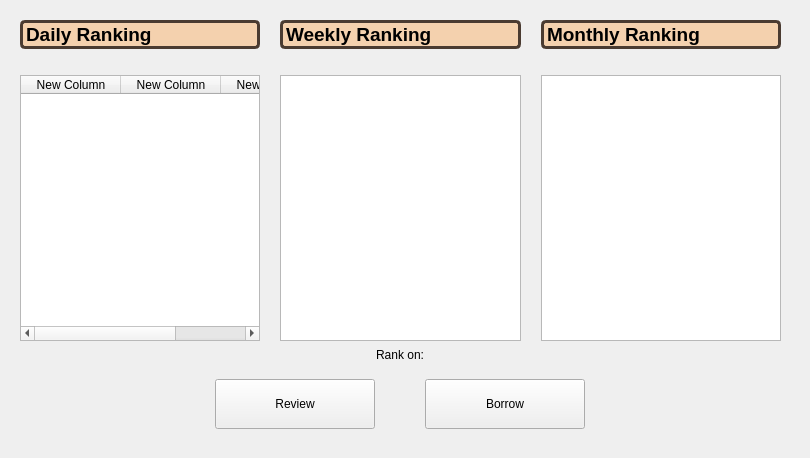
      <widget class="QWidget" name="rankings_tab">
       <attribute name="title">
        <string>Rankings</string>
       </attribute>
       <widget class="QWidget" name="gridLayoutWidget">
        <property name="geometry">
         <rect>
          <x>0</x>
          <y>0</y>
          <width>801</width>
          <height>341</height>
         </rect>
        </property>
        <layout class="QGridLayout" name="gridLayout" columnstretch="0,0,0">
         <property name="leftMargin">
          <number>20</number>
         </property>
         <property name="rightMargin">
          <number>20</number>
         </property>
         <property name="horizontalSpacing">
          <number>20</number>
         </property>
         <item row="1" column="0">
          <widget class="QLabel" name="Label_daily_ranking_user">
           <property name="styleSheet">
            <string notr="true">background-color: rgb(244, 209, 174);
border-style: solid;
border-width: 3px;
border-color: rgb(74, 59, 49);
border-radius: 5px;</string>
           </property>
           <property name="text">
            <string>&lt;html&gt;&lt;head/&gt;&lt;body&gt;&lt;p&gt;&lt;span style=&quot; font-size:14pt; font-weight:600;&quot;&gt;Daily Ranking&lt;/span&gt;&lt;/p&gt;&lt;/body&gt;&lt;/html&gt;</string>
           </property>
          </widget>
         </item>
         <item row="0" column="0">
          <spacer name="horizontalSpacer_4">
           <property name="orientation">
            <enum>Qt::Horizontal</enum>
           </property>
           <property name="sizeHint" stdset="0">
            <size>
             <width>40</width>
             <height>20</height>
            </size>
           </property>
          </spacer>
         </item>
         <item row="2" column="1">
          <spacer name="horizontalSpacer_2">
           <property name="orientation">
            <enum>Qt::Horizontal</enum>
           </property>
           <property name="sizeHint" stdset="0">
            <size>
             <width>40</width>
             <height>20</height>
            </size>
           </property>
          </spacer>
         </item>
         <item row="2" column="2">
          <spacer name="horizontalSpacer_3">
           <property name="orientation">
            <enum>Qt::Horizontal</enum>
           </property>
           <property name="sizeHint" stdset="0">
            <size>
             <width>40</width>
             <height>20</height>
            </size>
           </property>
          </spacer>
         </item>
         <item row="2" column="0">
          <spacer name="horizontalSpacer">
           <property name="orientation">
            <enum>Qt::Horizontal</enum>
           </property>
           <property name="sizeHint" stdset="0">
            <size>
             <width>40</width>
             <height>20</height>
            </size>
           </property>
          </spacer>
         </item>
         <item row="0" column="1">
          <spacer name="horizontalSpacer_5">
           <property name="orientation">
            <enum>Qt::Horizontal</enum>
           </property>
           <property name="sizeHint" stdset="0">
            <size>
             <width>40</width>
             <height>20</height>
            </size>
           </property>
          </spacer>
         </item>
         <item row="0" column="2">
          <spacer name="horizontalSpacer_6">
           <property name="orientation">
            <enum>Qt::Horizontal</enum>
           </property>
           <property name="sizeHint" stdset="0">
            <size>
             <width>40</width>
             <height>20</height>
            </size>
           </property>
          </spacer>
         </item>
         <item row="1" column="1">
          <widget class="QLabel" name="Label_weekly_ranking_user">
           <property name="styleSheet">
            <string notr="true">background-color: rgb(244, 209, 174);
border-style: solid;
border-width: 3px;
border-color: rgb(74, 59, 49);
border-radius: 5px;</string>
           </property>
           <property name="text">
            <string>&lt;html&gt;&lt;head/&gt;&lt;body&gt;&lt;p&gt;&lt;span style=&quot; font-size:14pt; font-weight:600;&quot;&gt;Weekly Ranking&lt;/span&gt;&lt;/p&gt;&lt;/body&gt;&lt;/html&gt;</string>
           </property>
          </widget>
         </item>
         <item row="1" column="2">
          <widget class="QLabel" name="Label_monthly_ranking_user">
           <property name="styleSheet">
            <string notr="true">background-color: rgb(244, 209, 174);
border-style: solid;
border-width: 3px;
border-color: rgb(74, 59, 49);
border-radius: 5px;</string>
           </property>
           <property name="text">
            <string>&lt;html&gt;&lt;head/&gt;&lt;body&gt;&lt;p&gt;&lt;span style=&quot; font-size:14pt; font-weight:600;&quot;&gt;Monthly Ranking&lt;/span&gt;&lt;/p&gt;&lt;/body&gt;&lt;/html&gt;</string>
           </property>
          </widget>
         </item>
         <item row="3" column="0">
          <widget class="QTableWidget" name="table_daily_ranking_user">
           <attribute name="verticalHeaderDefaultSectionSize">
            <number>10</number>
           </attribute>
           <column>
            <property name="text">
             <string>New Column</string>
            </property>
           </column>
           <column>
            <property name="text">
             <string>New Column</string>
            </property>
           </column>
           <column>
            <property name="text">
             <string>New Column</string>
            </property>
           </column>
          </widget>
         </item>
         <item row="3" column="2">
          <widget class="QTableWidget" name="table_monthly_ranking_user"/>
         </item>
         <item row="3" column="1">
          <widget class="QTableWidget" name="table_weekly_ranking_user"/>
         </item>
        </layout>
       </widget>
       <widget class="QWidget" name="gridLayoutWidget_2">
        <property name="geometry">
         <rect>
          <x>0</x>
          <y>320</y>
          <width>801</width>
          <height>129</height>
         </rect>
        </property>
        <layout class="QGridLayout" name="gridLayout_2">
         <property name="topMargin">
          <number>20</number>
         </property>
         <property name="bottomMargin">
          <number>20</number>
         </property>
         <item row="0" column="0">
          <widget class="QLabel" name="label_4">
           <property name="sizePolicy">
            <sizepolicy hsizetype="Minimum" vsizetype="Minimum">
             <horstretch>0</horstretch>
             <verstretch>0</verstretch>
            </sizepolicy>
           </property>
           <property name="text">
            <string>Rank on:</string>
           </property>
           <property name="alignment">
            <set>Qt::AlignCenter</set>
           </property>
          </widget>
         </item>
         <item row="1" column="0">
          <layout class="QHBoxLayout" name="horizontalLayout_3">
           <property name="spacing">
            <number>50</number>
           </property>
           <property name="topMargin">
            <number>3</number>
           </property>
           <item>
            <widget class="QPushButton" name="Pbutton_rank_on_review_user">
             <property name="minimumSize">
              <size>
               <width>160</width>
               <height>50</height>
              </size>
             </property>
             <property name="maximumSize">
              <size>
               <width>160</width>
               <height>50</height>
              </size>
             </property>
             <property name="text">
              <string>Review</string>
             </property>
             <property name="autoExclusive">
              <bool>true</bool>
             </property>
            </widget>
           </item>
           <item>
            <widget class="QPushButton" name="Pbutton_rank_on_borrow_user">
             <property name="maximumSize">
              <size>
               <width>160</width>
               <height>50</height>
              </size>
             </property>
             <property name="text">
              <string>Borrow</string>
             </property>
             <property name="iconSize">
              <size>
               <width>20</width>
               <height>12</height>
              </size>
             </property>
            </widget>
           </item>
          </layout>
         </item>
        </layout>
       </widget>
      </widget>
